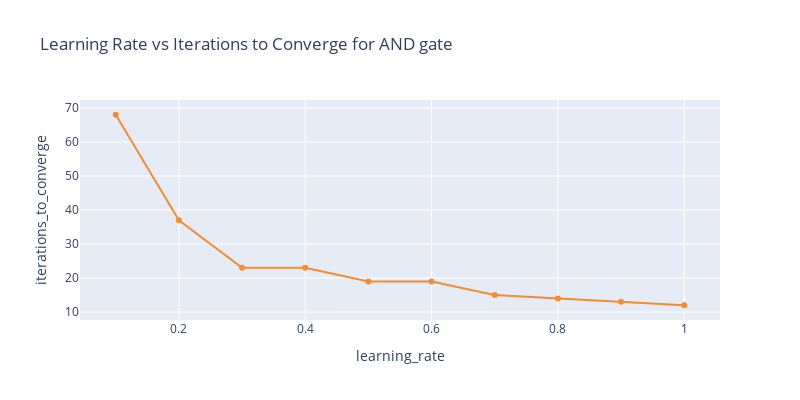

Notebook code for this chart:
### Code cell
# plot the graph for learning rate vs iterations to converge
df = pd.DataFrame({'learning_rate': learning_rates, 'iterations_to_converge': iterations_to_converge})
fig = px.line(df,
              x='learning_rate',
              y='iterations_to_converge',
              title='Learning Rate vs Iterations to Converge for AND gate',
              markers=True,
              color_discrete_sequence=['#f68b33'])
fig.update_layout(height=400, width=800)
fig.show()

### Figure 1 — Plotly figure (JSON) as saved in the notebook; plotly's stock layout.template omitted (floating-point values rounded to 4 significant figures)
{"data": [{"hovertemplate": "learning_rate=%{x}<br>iterations_to_converge=%{y}<extra></extra>", "legendgroup": "", "line": {"color": "#f68b33", "dash": "solid"}, "marker": {"symbol": "circle"}, "mode": "markers+lines", "name": "", "orientation": "v", "showlegend": false, "type": "scatter", "x": [0.1, 0.2, 0.3, 0.4, 0.5, 0.6, 0.7, 0.8, 0.9, 1], "xaxis": "x", "y": [68, 37, 23, 23, 19, 19, 15, 14, 13, 12], "yaxis": "y"}], "layout": {"height": 400, "legend": {"tracegroupgap": 0}, "title": {"text": "Learning Rate vs Iterations to Converge for AND gate"}, "width": 800, "xaxis": {"anchor": "y", "domain": [0, 1], "title": {"text": "learning_rate"}}, "yaxis": {"anchor": "x", "domain": [0, 1], "title": {"text": "iterations_to_converge"}}}}
